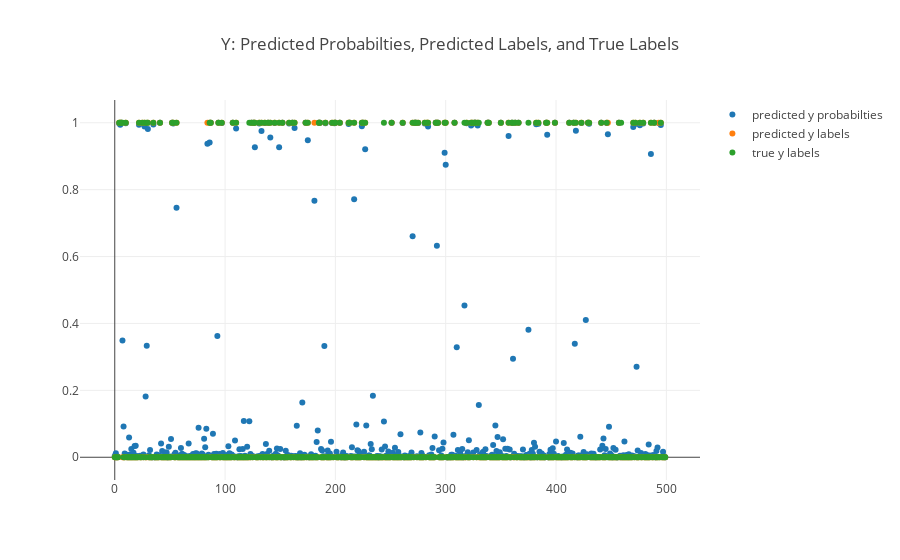

The notebook cell saved with this chart:
### Code cell
# Create a plot to show the predicted y probabilties and the y labels
num = 500

# predicted y probabilties
trace0 = go.Scatter(
    x = [x for x in range(num)],
    y = y_pred[:num].flatten(),
    mode = 'markers',
    name = 'predicted y probabilties'
)

# predicted y labels
trace1 = go.Scatter(
    x = [x for x in range(num)],
    y = y_pred_labels[:num].flatten(),
    mode = 'markers',
    name = 'predicted y labels'
)

# true y labels
trace2 = go.Scatter(
    x = [x for x in range(num)],
    y = y_test[:num].flatten(),
    mode = 'markers',
    name = 'true y labels'
)


data = [trace0, trace1, trace2]

fig = go.Figure(data=data, layout = {'title':'Y: Predicted Probabilties, Predicted Labels, and True Labels'})
iplot(fig)

### Figure 1 — Plotly figure (JSON) as saved in the notebook; plotly's stock layout.template omitted (floating-point values rounded to 4 significant figures; data arrays with more than 128 entries replaced by an {"elided": "..."} marker saying what was removed)
{"data": [{"mode": "markers", "name": "predicted y probabilties", "type": "scatter", "x": {"elided": "500 int values"}, "y": {"elided": "500 float values"}}, {"mode": "markers", "name": "predicted y labels", "type": "scatter", "x": {"elided": "500 int values"}, "y": {"elided": "500 int values"}}, {"mode": "markers", "name": "true y labels", "type": "scatter", "x": {"elided": "500 int values"}, "y": {"elided": "500 int values"}}], "layout": {"autosize": true, "title": "Y: Predicted Probabilties, Predicted Labels, and True Labels", "xaxis": {"autorange": true, "range": [-30.18, 529.2], "type": "linear"}, "yaxis": {"autorange": true, "range": [-0.07325, 1.073], "type": "linear"}}}
